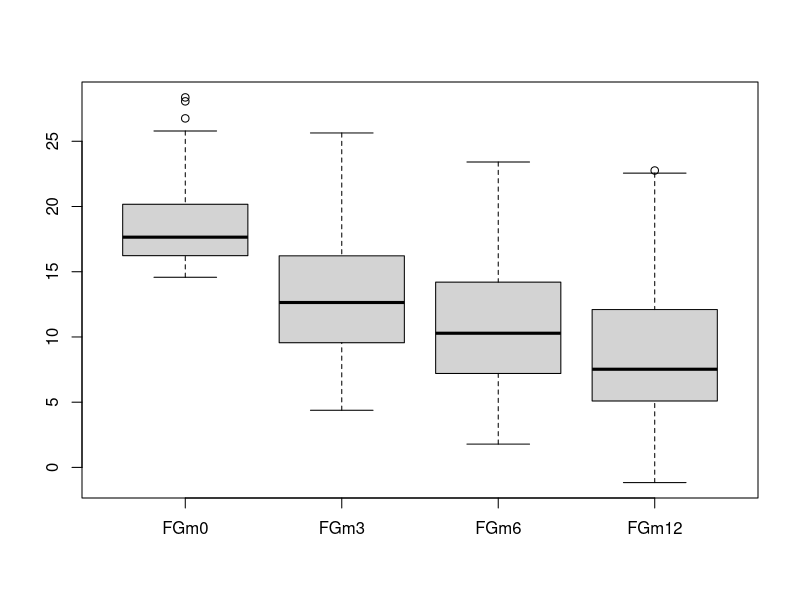
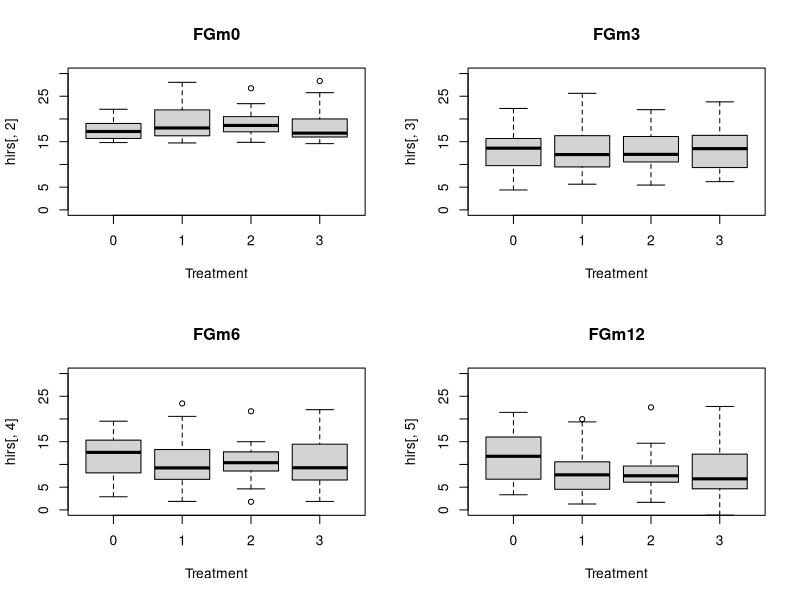
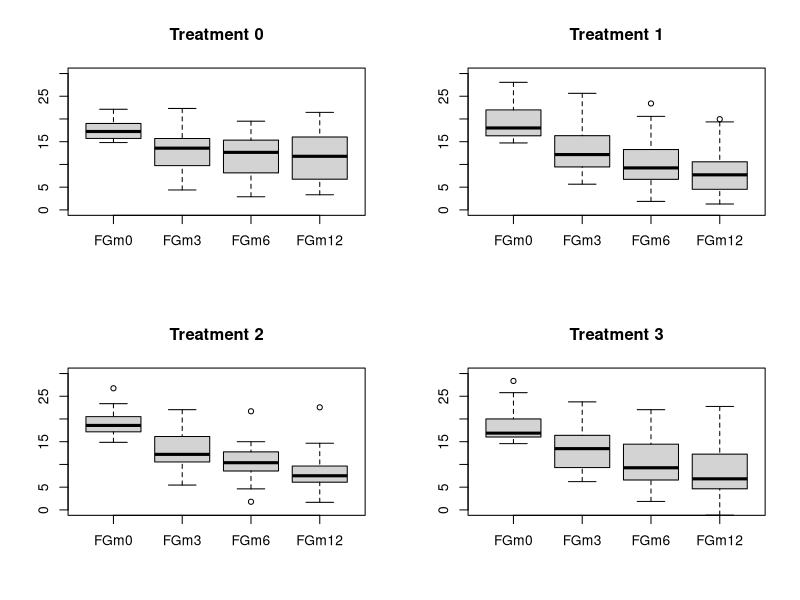
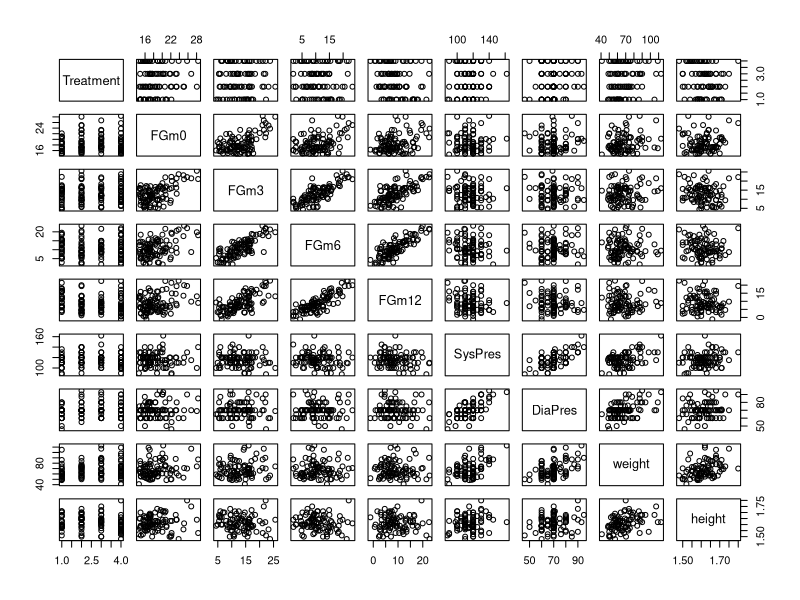

These figures' R source, in order: (Note: this script raises an error after producing the figures.)
## ---- chunk 1
knitr::opts_chunk$set(echo = TRUE)
## ---- chunk 2
hirs <- read.table("hirsutism.dat",header=T, sep="\t",fill=TRUE)
hirs$Treatment <- as.factor(hirs$Treatment)
summary(hirs)
## ---- chunk 3
boxplot(hirs[,2:5])
par(mfrow=c(2,2))
boxplot(hirs[,2]~hirs$Treatment,ylim=c(0,30), main=names(hirs)[2], xlab="Treatment")
boxplot(hirs[,3]~hirs$Treatment,ylim=c(0,30), main=names(hirs)[3], xlab="Treatment")
boxplot(hirs[,4]~hirs$Treatment,ylim=c(0,30), main=names(hirs)[4], xlab="Treatment")
boxplot(hirs[,5]~hirs$Treatment,ylim=c(0,30), main=names(hirs)[5], xlab="Treatment")
par(mfrow=c(1,1))
par(mfrow=c(2,2))
boxplot(hirs[hirs$Treatment==0,2:5],ylim=c(0,30), main="Treatment 0")
boxplot(hirs[hirs$Treatment==1,2:5],ylim=c(0,30), main="Treatment 1")
boxplot(hirs[hirs$Treatment==2,2:5],ylim=c(0,30), main="Treatment 2")
boxplot(hirs[hirs$Treatment==3,2:5],ylim=c(0,30), main="Treatment 3")
par(mfrow=c(1,1))

pairs(hirs)
## ---- chunk 4
library(mgcv)

gam1 <- gam(FGm12 ~ Treatment + FGm0 + SysPres + DiaPres + weight + height, data = iris)
summary(gam1)
## ---- chunk 5
#S function : Function used in definition of smooth terms within gam model formula. The function does not evaluate a (spline) smooth - it exists purely to help set up a model using spline based smooths.

gam2 <- gam(FGm12 ~ Treatment + s(FGm0) + s(FGm0, by = Treatment) + s(SysPres) + s(DiaPres) + s(weight) + s(height), data = hirs)
summary(gam2)

# GCV score is the minimised generalised cross-validation (GCV) score of the GAM fitted.
## ---- chunk 6
plot(gam2, residuals = TRUE, shade=TRUE, seWithMean=TRUE, pages = 7)
## ---- chunk 7
gam3 <- gam(FGm12 ~ Treatment + s(FGm0, by = Treatment) + SysPres, data = hirs) 
summary(gam3)
## ---- chunk 8
plot(gam3, residuals = TRUE, shade=TRUE, seWithMean=TRUE)
## ---- chunk 9
vis.gam(gam3, view=c("Treatment","FGm0"), plot.type = "persp", theta=30, phi=30)
vis.gam(gam3, view=c("Treatment","FGm0"), plot.type = "contour")
## ---- chunk 10
gam4 <- gam(FGm12 ~ s(FGm0) + Treatment, data = hirs)
summary(gam4)
## ---- chunk 11
plot(gam4, residuals = TRUE, shade=TRUE, seWithMean=TRUE)
## ---- chunk 12
vis.gam(gam4, view=c("Treatment","FGm0"), plot.type = "persp", theta=30, phi=30)
vis.gam(gam4, view=c("Treatment","FGm0"), plot.type = "contour")
## ---- chunk 13
gam5 <- gam(FGm12 ~ s(FGm0, by = Treatment), data = hirs)
summary(gam5)
## ---- chunk 14
plot(gam5, residuals = TRUE, shade=TRUE, seWithMean=TRUE)
## ---- chunk 15
vis.gam(gam5, view=c("Treatment","FGm0"), plot.type = "persp", theta=30, phi=30)
vis.gam(gam5, view=c("Treatment","FGm0"), plot.type = "contour")
## ---- chunk 16
gam6 <- gam(FGm12 ~ s(FGm0, by = Treatment) + SysPres + Treatment+ s(FGm0, SysPres), data = hirs)
summary(gam6)
## ---- chunk 17
plot(gam6, residuals = TRUE, shade=TRUE, seWithMean=TRUE)
## ---- chunk 18
vis.gam(gam6, view=c("SysPres","FGm0"), plot.type = "persp", theta=30, phi=30)
vis.gam(gam6, view=c("SysPres","FGm0"), plot.type = "contour")

vis.gam(gam6, view=c("Treatment","FGm0"), plot.type = "persp", theta=30, phi=30)
vis.gam(gam6, view=c("Treatment","FGm0"), plot.type = "contour")

vis.gam(gam6, view=c("Treatment","SysPres"), plot.type = "persp", theta=30, phi=30)
vis.gam(gam6, view=c("Treatment","SysPres"), plot.type = "contour")

## ---- chunk 19
anova(gam1,gam2,test="F")
## ---- chunk 20
anova(gam3,gam2,test="F")
## ---- chunk 21
anova(gam4,gam5,test="F")
## ---- chunk 22
anova(gam6,gam3,test="F")
